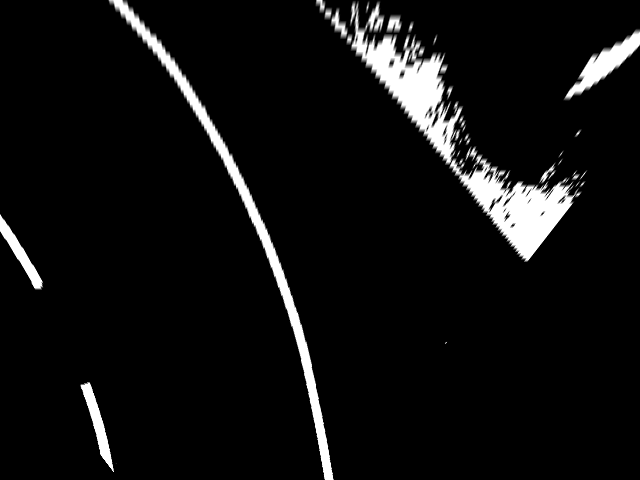
//> input picture binarytrack3.png, 640 x 480 px
$ ./main   (built with g++ and OpenCV 4)
//> lines starting //> are read from the running program, lines starting //| are printed output that depends on the picture; after the words box and inside, x2 and y2 are one past the last pixel; in counts of white or black regions, pixels touching at a corner belong together
//> further down, img is the input picture: 480 rows x 640 cols, CV_8UC3; min 0, max 255, mean 16.1
### average_lines.h
//
// Created by Max Laser on 27.11.23.
//

#ifndef TEST_AVERAGE_LINES_H
#define TEST_AVERAGE_LINES_H


class average_lines {

};


#endif //TEST_AVERAGE_LINES_H

### canny.h
//
// Created by Max Laser on 26.11.23.
//

#ifndef TEST_CANNY_H
#define TEST_CANNY_H

int tresh = 175;//100 & 175
class canny {


};


#endif //TEST_CANNY_H

### average_lines.cpp
//
// Created by Max Laser on 27.11.23.
//

#include "average_lines.h"
#include <opencv2/opencv.hpp>
#include <opencv2/imgproc/imgproc.hpp>
#include <opencv2/highgui/highgui.hpp>
#include <vector>

cv::Vec4i averageLine(const std::vector<cv::Vec4i>& lines) {
    int x1 = 0, y1 = 0, x2 = 0, y2 = 0;
    for (const auto& line : lines) {
        x1 += line[0];
        y1 += line[1];
        x2 += line[2];
        y2 += line[3];
    }
    int n = lines.size();
    return cv::Vec4i(x1/n, y1/n, x2/n, y2/n);
}

bool areLinesSimilar(const cv::Vec4i& line1, const cv::Vec4i& line2, int max_distance, int max_angle_diff) {
    int dx1 = line1[2] - line1[0];
    int dy1 = line1[3] - line1[1];
    int dx2 = line2[2] - line2[0];
    int dy2 = line2[3] - line2[1];

    double angle1 = std::atan2(dy1, dx1) * 180 / CV_PI;
    double angle2 = std::atan2(dy2, dx2) * 180 / CV_PI;

    double angle_diff = std::abs(angle1 - angle2);
    angle_diff = std::min(angle_diff, 360 - angle_diff);

    double distance = cv::norm(cv::Point(line1[0], line1[1]) - cv::Point(line2[0], line2[1]));

    return distance <= max_distance && angle_diff <= max_angle_diff;
}

std::vector<cv::Vec4i> summarizeLines(std::vector<cv::Vec4i>& lines) {
    std::vector<std::vector<cv::Vec4i>> line_groups;
    for (const auto& line : lines) {
        bool added = false;
        for (auto& group : line_groups) {
            cv::Vec4i avg_line = averageLine(group);
            if (areLinesSimilar(line, avg_line, 40, 30)) {
                group.push_back(line);
                added = true;
                break;
            }
        }
        if (!added) {
            line_groups.push_back({line});
        }
    }

    std::vector<cv::Vec4i> summarized_lines;
    for (const auto& group : line_groups) {
        summarized_lines.push_back(averageLine(group));
    }
    std::cout << "n lines before summarized: " << lines.size() << std::endl;
    std::cout << "n lines after summarized: " << summarized_lines.size() << std::endl;
    return summarized_lines;
}

### canny.cpp
//
// Created by Max Laser on 26.11.23.
//

#include "canny.h"
#include <opencv2/opencv.hpp>
#include <opencv2/imgproc/imgproc.hpp>
#include <opencv2/highgui/highgui.hpp>
#include <vector>
#include "canny.h"
#include "average_lines.cpp"

/**
 * @brief Visualize lines, normals, and end points in a colored image.
 *
 * @param whitePixelCoordinates Vector of Point2f containing x and y values of detected white pixels.
 * @param coloredImage Colored input image.
 * @param normalLength Length of the normal vectors.
 * @param normalSideInformation Information if the normal values should be defined on the left or right side.
 */
using namespace cv;


/**
 * @brief Get trajectory information based on white pixel coordinates in a binary image.
 *
 * @param whitePixelCoordinates Vector of Point2f containing x and y values of detected white pixels.
 * @param lineLength Number of points used to approximate one line using linear regression.
 * @param normalLength Length of the normal vectors.
 * @param leftSide If true, normals will be on the left side of the lines; otherwise, on the right side.
 * @param binaryImage Binary input image.
 * @return Vector of Point2f containing x and y values of end points of normal vectors.
 */
std::vector<Point2f> getTrajectory(const std::vector<Point2f>& whitePixelCoordinates, int lineLength, int normalLength, bool leftSide,Mat& binarayImage) {
    // Ensure the input image is of the correct type
    CV_Assert(binarayImage.type() == CV_8UC3);

    // Create a copy of the colored image for visualization
    Mat resultImage = binarayImage.clone();

    // Calculate the number of lines to be approximated
    size_t numLines = whitePixelCoordinates.size() / lineLength;

    // Vector to store end points of normal vectors
    std::vector<Point2f> endPointNormals;

    // Visualize lines, normals, and end points
    for (size_t i = 0; i < numLines; ++i) {
        // Extract points for linear regression
        //std::cout << "start= " << i * lineLength << "    end= " << (i + 1) * lineLength << std::endl;
        std::vector<Point2f> linePoints(whitePixelCoordinates.begin() + i * lineLength, whitePixelCoordinates.begin() + (i + 1) * lineLength);
        line(resultImage, Point2i(linePoints.front().x, linePoints.front().y), Point2i(linePoints.back().x, linePoints.back().y), Scalar(255, 96, 208), 4);

        // Berechne die Steigung der Geraden
        double slope = static_cast<double>(linePoints.back().y - linePoints.front().y) / (linePoints.back().x - linePoints.front().x);
        // Berechne die Verschiebung für die neue Linie basierend auf der Steigung und der Länge
        int dx = static_cast<int>(lineLength / sqrt(1 + slope * slope));
        int dy = static_cast<int>(slope * dx);


        // Visualize the line points in red

        circle(resultImage, Point2i(linePoints.front().x, linePoints.front().y), 3, Scalar(0, 0, 255), 4);
        circle(resultImage, Point2i(linePoints.back().x, linePoints.back().y), 3, Scalar(0, 0, 255), 4);
        // [16 lines of commented-out code are left out]
        Vec4f lineParams;
        fitLine(linePoints, lineParams, DIST_L2, 0, 0.01, 0.01);

        // Visualize the line in blue
        //line(resultImage, Point2f(lineParams[2] - 15 * lineParams[0], lineParams[3] - 25 * lineParams[1]),
        //     Point2f(lineParams[2] + 25  * lineParams[0], lineParams[3] + 25 * lineParams[1]), Scalar(255, 0, 0), 2);

        // Visualize the start point in yellow
        //circle(resultImage, linePoints.front(), 5, Scalar(0, 255, 255), -1);

        // Visualize the end point in yellow
        //circle(resultImage, linePoints.back(), 5, Scalar(100, 255, 100), -1);

        // Calculate the normal vector direction based on the side information
        //int dx = static_cast<int>(lineParams[0]);
        //int dy = static_cast<int>(lineParams[1]);


        // Normalize the normal vector
        double length = sqrt(dx * dx + dy * dy);
        std::cout << "l: x= " << length << std::endl;
        double scale = normalLength / length;

        // Calculate the normal vector
        Vec4i lineNormal;
        lineNormal[0] = static_cast<int>(lineParams[2]);
        lineNormal[1] = static_cast<int>(lineParams[3]);
        if (leftSide) {
             lineNormal[2] = lineNormal[0] - static_cast<int>(scale * dy);
             lineNormal[3] = lineNormal[1] + static_cast<int>(scale * dx);
            std::cout << "leftSide: " << leftSide << std::endl;
        }else{
            lineNormal[2] = lineNormal[0] + static_cast<int>(scale * dy);
            lineNormal[3] = lineNormal[1] - static_cast<int>(scale * dx);
        }
        // Visualize the normal vector
        line(resultImage, Point2i(lineNormal[0], lineNormal[1]), Point2i(lineNormal[2], lineNormal[3]), Scalar(96, 255, 128), 2);
        //std::cout << "l: x= " << lineNormal[2] << "    y= " << lineNormal[3] << std::endl;


        // Extract the end point of the normal vector
        Point2f endPointNormal(lineNormal[2], lineNormal[3]);


        // Visualize the end point as a cross in red
       line(resultImage, Point2i(endPointNormal.x - 5, endPointNormal.y - 5), Point2i(endPointNormal.x + 5, endPointNormal.y + 5), Scalar(0, 0, 255), 2);
       line(resultImage, Point2i(endPointNormal.x - 5, endPointNormal.y + 5), Point2i(endPointNormal.x + 5, endPointNormal.y - 5), Scalar(0, 0, 255), 2);

        endPointNormals.push_back(endPointNormal);
    }

    // Display the result image
    imshow("Result Image:", resultImage);
    waitKey(0);

    // Return the vector of end points
    return endPointNormals;
}


cv::Mat processImage(const cv::Mat& inputImage) {
    cv::Mat outputImage = inputImage.clone();  // Create a copy of the input image

    for (int y = 0; y < outputImage.rows; ++y) {
        for (int x = 0; x < outputImage.cols - 1; ++x) {
            if (outputImage.at<uchar>(y, x) && outputImage.at<uchar>(y, x + 1) && x + 20 < outputImage.cols) {
                // Summarize pixels within 1 to 20 pixels apart
                for (int i = 1; i <= 20 && x + i < outputImage.cols; ++i) {
                    outputImage.at<uchar>(y, x + i) = 100;
                    //std::cout << "1 x: "<< x << "y:" << y << std::endl;

                }

                // Make the current pixel black
                outputImage.at<uchar>(y, x) = 200;
                //std::cout << "0 x: "<< x << "y:" << y << std::endl;
            }
        }
    }

    return outputImage;
}

cv::Mat summarizeWhitePixels(Mat& inputImage) {
    cv::Mat binaryImage = inputImage.clone();
    // Ensure the input image is of the correct type
    CV_Assert(binaryImage.type() == CV_8UC1);

    // Threshold for summarizing white pixels
    int threshold = 20;

    // Iterate over each row in the image
    for (int y = 0; y < binaryImage.rows; y++) {
        int countWhitePixels = 0;
        int startIndex = -1;

        // Iterate over each pixel in the row
        for (int x = 0; x < binaryImage.cols; x++) {
            // Check if the current pixel is white
            if (binaryImage.at<uchar>(y, x) == 255) {
                countWhitePixels++;
                if (startIndex == -1) {
                    startIndex = x;
                }
            }
            else {
                // Process the white pixels found in the row
                if (countWhitePixels > 0) {
                    int endIndex = startIndex + countWhitePixels - 1;
                    int middleIndex = startIndex + countWhitePixels / 2;


                    // Summarize white pixels based on the rules
                    for (int i = startIndex; i <= endIndex; i++) {
                        if (countWhitePixels <= 2 || countWhitePixels >= threshold) {
                            binaryImage.at<uchar>(y, i) = 255;  // Set the middle pixel to white
                        }
                        else {
                            binaryImage.at<uchar>(y, i) = 0;  // Summarize to black
                        }
                    }
                    binaryImage.at<uchar>(y, middleIndex) = 255;
                }

                // Reset counters for the next set of pixels
                countWhitePixels = 0;
                startIndex = -1;
            }
        }

        // Handle the case where the last pixels in the row are white
        if (countWhitePixels > 0) {
            int endIndex = startIndex + countWhitePixels - 1;
            int middleIndex = startIndex + countWhitePixels / 2;

            // Summarize white pixels based on the rules
            for (int i = startIndex; i <= endIndex; i++) {
                if (countWhitePixels <= 2 || countWhitePixels >= threshold) {
                    binaryImage.at<uchar>(y, i) = 255;  // Set the middle pixel to white
                }
                else {
                    binaryImage.at<uchar>(y, i) = 0;  // Summarize to black
                }
            }
        }
    }
    return binaryImage;
}

std::vector<Point2f> searchWhitePixels(const Mat& binaryImage) {
    // Ensure the input image is of the correct type
    CV_Assert(binaryImage.type() == CV_8UC1);

    // Vector to store the coordinates of detected white pixels
    std::vector<Point2f> whitePixelCoordinates;

    // Initialize the search center to the middle of the image in x direction
    int centerX = binaryImage.cols / 2;
    int centerY = binaryImage.rows - 1;


    int done=0;
    //serch first pixel
    for(int currentY=centerY;currentY>=0&&done==0;currentY--){
        for (int i = 1; ((centerX+i) > 0) && ((centerX-i) <(binaryImage.cols-1))&&done==0 ; i++) {
            if (binaryImage.at<uchar>(currentY, centerX) == 255) {
                centerY=currentY;
                done=1;
            }
            if (binaryImage.at<uchar>(currentY, centerX-i) == 255) {
                centerX=centerX-i;
                centerY=currentY;
                done=1;
        } if (binaryImage.at<uchar>(currentY, centerX+i) == 255){
                centerX=centerX+i;
                centerY=currentY;
                done=1;
            }
        }
    }

    // Parameters for the circular search pattern
    int searchRadius = 40;  // Radius of the circular search pattern
    int stepSize = 1;       // Step size for angles in the circular pattern

    // Start the search from the found center
    while (centerY >= 0 && centerX >= 0 && centerX < binaryImage.cols && centerY < binaryImage.rows) {
        // Check if the pixel at the current center is white
        if (binaryImage.at<uchar>(centerY, centerX) == 255) {
            // Add the coordinates of the white pixel to the vector

            // Check if the coordinates are already in the vector
            Point2f currentPoint(centerX, centerY);
            if (std::find(whitePixelCoordinates.begin(), whitePixelCoordinates.end(), currentPoint) == whitePixelCoordinates.end()) {
                // Add the coordinates of the white pixel to the vector
                whitePixelCoordinates.push_back(currentPoint);
            }

            // Perform circular search in x and y directions
            for (int radius = stepSize; radius <= searchRadius; radius += stepSize) {
                for (int angle = 0; angle <= 180; angle += stepSize) {
                    // Calculate coordinates in positive x direction
                    int x1 = centerX + static_cast<int>(radius * cos(angle * CV_PI / 180));
                    int y1 = centerY - static_cast<int>(radius * sin(angle * CV_PI / 180));

                    // Calculate coordinates in negative x direction
                    int x2 = centerX - static_cast<int>(radius * cos(angle * CV_PI / 180));
                    int y2 = centerY - static_cast<int>(radius * sin(angle * CV_PI / 180));

                    // Check if the coordinates are within the image bounds
                    if (x1 >= 0 && x1 < binaryImage.cols && y1 >= 0 && y1 < binaryImage.rows) {
                        // Check if the pixel at the calculated coordinates is white
                        if (binaryImage.at<uchar>(y1, x1) == 255) {
                            Point2f currentPoint(x1, y1);
                            if (std::find(whitePixelCoordinates.begin(), whitePixelCoordinates.end(), currentPoint) == whitePixelCoordinates.end()) {
                                whitePixelCoordinates.push_back(currentPoint);
                            }
                        }
                    }

                    // Check if the coordinates are within the image bounds
                    if (x2 >= 0 && x2 < binaryImage.cols && y2 >= 0 && y2 < binaryImage.rows) {
                        // Check if the pixel at the calculated coordinates is white
                        if (binaryImage.at<uchar>(y2, x2) == 255) {
                            Point2f currentPoint(x2, y2);
                            if (std::find(whitePixelCoordinates.begin(), whitePixelCoordinates.end(), currentPoint) == whitePixelCoordinates.end()) {
                                whitePixelCoordinates.push_back(currentPoint);
                            }
                        }
                    }

                }
            }
            if (centerX==static_cast<int>(whitePixelCoordinates.back().x)&&centerY==static_cast<int>(whitePixelCoordinates.back().y)){
                return whitePixelCoordinates;
            }
            // Update the search center to the newly found white pixel
            centerX = static_cast<int>(whitePixelCoordinates.back().x);
            centerY = static_cast<int>(whitePixelCoordinates.back().y);

        } else {
            // If no white pixel is found at the current center, move upwards in the y-direction
            centerY--;
        }
    }

    return whitePixelCoordinates;
}


void detectLaneMarkings2(cv::Mat img) {
    // Convert the image to grayscale
    cv::Mat gray, blur, edges, summarized, img_binary_new, img_lines;
    cv::cvtColor(img, gray, cv::COLOR_BGR2GRAY);
    cv::imshow("gray", gray);
    cv::waitKey(0);
    // Apply Gaussian blur to the image
    cv::GaussianBlur(gray, blur, cv::Size(5, 5), 0, 0);
    cv::imshow("blur", blur);
    cv::waitKey(0);

    // Convert the grayscale image to binary
    cv::Mat img_binary;
    cv::threshold(blur, img_binary, tresh, 255, cv::THRESH_BINARY);//debug images thresh = 100, real image tresh=175
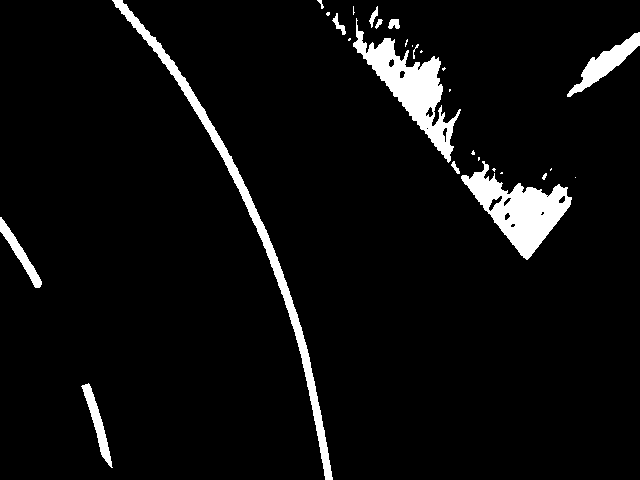
//> img_binary: 480 rows x 640 cols, CV_8UC1; 5.4% white; 28 white regions (14 under 20 px), largest, box (x1, y1, x2, y2) and area: (353, 18, 461, 163) 4405, (461, 161, 572, 260) 4405, (112, 0, 333, 480) 4391
    cv::imshow("threshold", img_binary);
    cv::waitKey(0);


    //summarizeWhitePixels
    img_binary_new=summarizeWhitePixels(img_binary);
//> the loop in summarizeWhitePixels, `for (int y = 0; y < binaryImage.rows; y++)` made 480 passes
//> (countWhitePixels, startIndex, middleIndex) on passes 33 to 40: (2, 638, 639), (6, 634, 637), (7, 633, 636), (8, 632, 636), (9, 631, 635), (10, 630, 635), (11, 629, 634), (14, 626, 633)
//> after the loop in summarizeWhitePixels, `for (int y = 0; y < binaryImage.rows; y++)`:
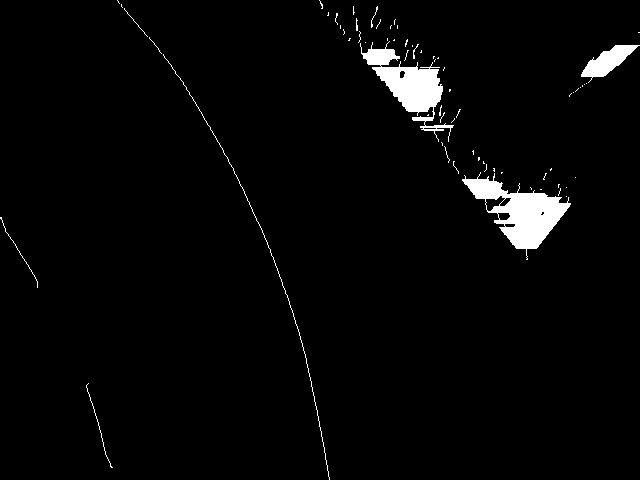
//> binaryImage: 480 rows x 640 cols, CV_8UC1; 2.7% white; 68 white regions (58 under 20 px), largest, box (x1, y1, x2, y2) and area: (462, 172, 571, 260) 3500, (360, 41, 454, 142) 2911, (581, 45, 640, 83) 917
    cv::imshow("summarizeWhitePixels", img_binary_new);
    imwrite("/Users/maxlaser/Desktop/02_AF/code/test/img_binary_new.png", img_binary_new);
    cv::waitKey(0);


    // Apply the function to search for white pixels
    std::vector<Point2f> whitePixelCoordinates = searchWhitePixels(img_binary_new);
//> (the rest of the program and of its run is left out)
